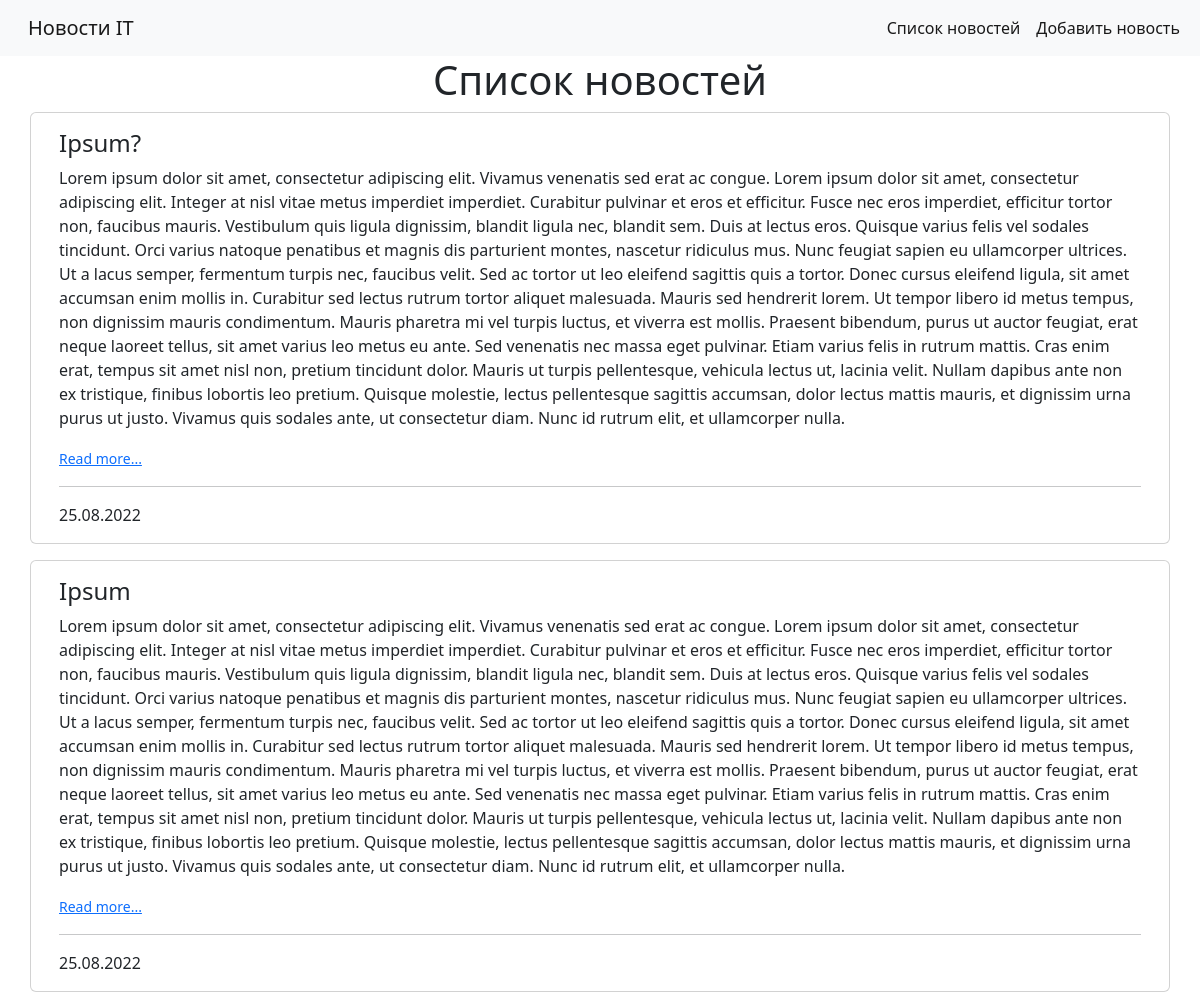
Page /news/ on the committed database.
### news/models.py (models this page shows, shortened)
class News(models.Model):
    title = models.CharField(max_length=120)
    content = models.TextField(blank=True)
    created_at = models.DateTimeField(auto_now_add=True)
    updated_at = models.DateTimeField(auto_now=True)
    photo = models.ImageField(upload_to='photos/%Y/%m/%d/', blank=True)
    is_published = models.BooleanField(default=True)
    category = models.ForeignKey('Category', on_delete=models.PROTECT, null=True)
    class Meta:
        verbose_name = 'Новость' # то, как будет именоваться модель в ед.числе
        verbose_name_plural = 'Новости' # аналогично для мн.числа
        ordering = ['-created_at'] # как будут сортироваться экземпляры модели (можно передать несколько критериев)

### news/views.py (the view)
# urls.py: path('', index),
def index(request):
    news = News.objects.all()
    context = {
        'news' : news,
        'title' : 'Список новостей',
    }
    return render(request=request, template_name='news/index.html', context=context)

### news/templates/news/index.html (shortened to what this page needs)
<!doctype html>
<html lang="en">
  <head>
    <link rel="stylesheet" href="https://cdn.jsdelivr.net/npm/bootstrap@5.2.0/dist/css/bootstrap.rtl.min.css">
</head>
<body>
<nav class="navbar navbar-expand-lg bg-light">
  <div class="container-fluid">
    <a class="navbar-brand" href="/">Новости IT</a>
    <div class="collapse navbar-collapse" id="navbarSupportedContent">
      <ul class="navbar-nav me-auto mb-2 mb-lg-0">
        <li class="nav-item"><a class="nav-link active" aria-current="page" href="/news">Список новостей</a></li>
        <li class="nav-item"><a class="nav-link active" aria-current="page" href="/">Добавить новость</a></li>
      </ul>
    </div>
</nav>
<div class="container">
    <center><h1>{{ title }}</h1></center>
    <div class="row">
        {% for item in news %}
            <div class="card mb-3">
            <div class="card-body">
                <h4 class="card-title">{{ item.title }}</h4>
            <p class="card-text">{{ item.content }}</p>
            <p class="card-text"><small><a href="#">Read more...</a></small></p>
            <hr>
            <p class="card-text">{{ item.created_at|date:"d.m.Y" }}</p>
            </div>
            </div>
        {% endfor %}
    </div>
</div>
</body>
</html>

### rows in the picture
News: title "Ipsum?", content "Lorem ipsum dolor sit amet, consectetur adipiscing elit. Vivamus venenatis sed erat ac congue. Lorem ipsum dolor sit amet, consectetur adipiscing elit. Integer at nisl vitae metus imperdiet imperdiet. Curabitur pulvinar et eros et efficitur. Fusce nec eros imperdiet, efficitur tortor non, faucibus mauris. Vestibulum quis ligula dignissim, blandit ligula nec, blandit sem. Duis at lectus eros. Quisque varius felis vel sodales tincidunt. Orci varius natoque penatibus et magnis dis parturient montes, nascetur ridiculus mus. Nunc feugiat sapien eu ullamcorper ultrices. Ut a lacus semper, fermentum turpis nec, faucibus velit. Sed ac tortor ut leo eleifend sagittis quis a tortor. Donec cursus…", created_at "25.08.2022"
News: title "Ipsum", content "Lorem ipsum dolor sit amet, consectetur adipiscing elit. Vivamus venenatis sed erat ac congue. Lorem ipsum dolor sit amet, consectetur adipiscing elit. Integer at nisl vitae metus imperdiet imperdiet. Curabitur pulvinar et eros et efficitur. Fusce nec eros imperdiet, efficitur tortor non, faucibus mauris. Vestibulum quis ligula dignissim, blandit ligula nec, blandit sem. Duis at lectus eros. Quisque varius felis vel sodales tincidunt. Orci varius natoque penatibus et magnis dis parturient montes, nascetur ridiculus mus. Nunc feugiat sapien eu ullamcorper ultrices. Ut a lacus semper, fermentum turpis nec, faucibus velit. Sed ac tortor ut leo eleifend sagittis quis a tortor. Donec cursus…", created_at "25.08.2022"

### other values in the picture
{{ title }} "Список новостей"
